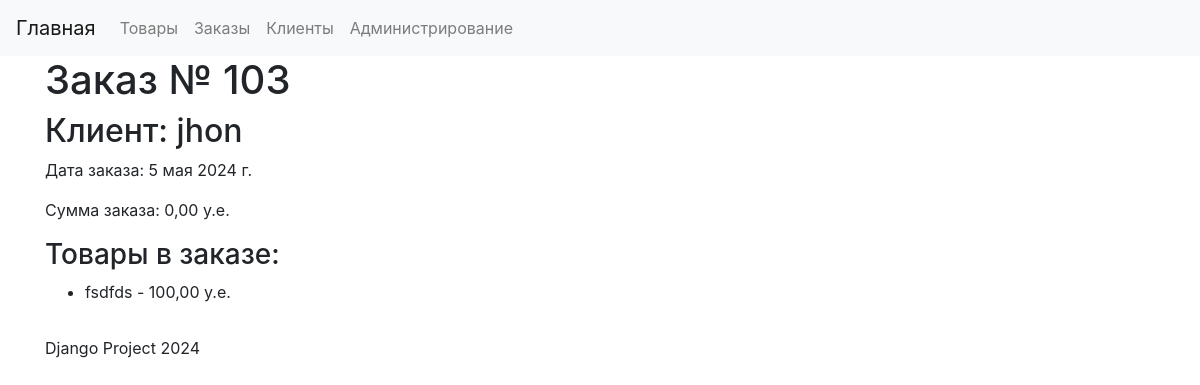
The app's page /orders/103/ with its own data.
### order/models.py (models this page shows, shortened)
class Order(models.Model):
    user = models.ForeignKey(User, on_delete=models.CASCADE, verbose_name='Клиент')
    products = models.ManyToManyField(Product, verbose_name='Товары')
    total_amount = models.DecimalField(default=0.01, max_digits=10, decimal_places=2, verbose_name='Сумма заказа')
    order_date = models.DateField(auto_now_add=True, verbose_name='Дата заказа')
    class Meta:
        verbose_name = 'Заказ'
        verbose_name_plural = 'Заказы'

### user/models.py (models this page shows)
class User(models.Model):
    name = models.CharField(max_length=255, verbose_name='Имя клиента')
    email = models.EmailField(verbose_name='Почтовый адрес')
    phone_number = models.CharField(max_length=15, verbose_name='Номер телефона')
    address = models.TextField(verbose_name='Адрес')
    registration_date = models.DateField(auto_now_add=True, verbose_name='Дата регистрации')
    def __str__(self):
        return self.name
    class Meta:
        verbose_name = 'Клиент'
        verbose_name_plural = 'Клиенты'

### product/models.py (models this page shows, shortened)
class Product(models.Model):
    name = models.CharField(max_length=255, verbose_name='Название')
    description = models.TextField(verbose_name='Описание')
    price = models.DecimalField(max_digits=10, decimal_places=2, verbose_name='Цена')
    quantity = models.IntegerField(verbose_name='Количество')
    added_date = models.DateField(auto_now_add=True, verbose_name='Дата добавления')
    image = models.ImageField(upload_to='media/images', default='default_image.png', blank=True, verbose_name='Изображение')
    class Meta:
        verbose_name = 'Товар'
        verbose_name_plural = 'Товары'

### order/views.py (the view)
# urls.py: path('<int:order_id>/', fetch_order, name='order_detail'),
def fetch_order(request, order_id):
    order = get_object_or_404(Order, pk=order_id)
    return render(request, 'orders/order_detail.html', {'order': order})

### order/templates/orders/order_detail.html (shortened to what this page needs)
{% extends 'base.html' %}
{% block content %}
    <h1>Заказ № {{ order.id }}</h1>
    <h2>Клиент: {{ order.user }}</h2>
      <p>Дата заказа: {{ order.order_date }}</p>
      <p>Сумма заказа: {{ order.total_amount }} у.е.</p>
    <h3>Товары в заказе:</h3>
    <ul>
      {% for product in order.products.all %}
        <li>{{ product.name }} - {{ product.price }} у.е.</li>
      {% endfor %}
    </ul>
{% endblock %}

### records on screen
Order: id "103", user "jhon", order_date "5 мая 2024 г.", total_amount "0,00"
Product: name "fsdfds", price "100,00"
